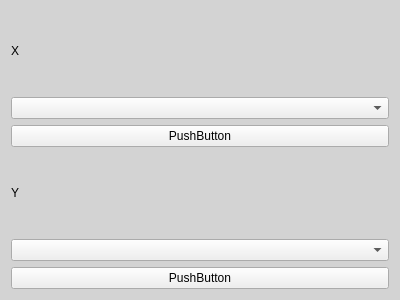
<?xml version="1.0" encoding="UTF-8"?>
<ui version="4.0">
 <class>Form</class>
 <widget class="QWidget" name="Form">
  <property name="geometry">
   <rect>
    <x>0</x>
    <y>0</y>
    <width>400</width>
    <height>300</height>
   </rect>
  </property>
  <property name="windowTitle">
   <string>Form</string>
  </property>
  <property name="styleSheet">
   <string notr="true">background-color: lightgray;</string>
  </property>
  <layout class="QGridLayout" name="gridLayout">
   <item row="1" column="0">
    <layout class="QVBoxLayout" name="verticalLayout">
     <item>
      <widget class="QLabel" name="x_label">
       <property name="text">
        <string>X</string>
       </property>
      </widget>
     </item>
     <item>
      <widget class="QComboBox" name="x_cb">
       <property name="styleSheet">
        <string notr="true">background-color: Pale gray;</string>
       </property>
      </widget>
     </item>
     <item>
      <widget class="QPushButton" name="x_file_button">
       <property name="styleSheet">
        <string notr="true">background-color: Pale gray;</string>
       </property>
       <property name="text">
        <string>PushButton</string>
       </property>
      </widget>
     </item>
     <item>
      <widget class="QLabel" name="y_label">
       <property name="text">
        <string>Y</string>
       </property>
      </widget>
     </item>
     <item>
      <widget class="QComboBox" name="y_cb">
       <property name="styleSheet">
        <string notr="true">background-color: Pale gray;</string>
       </property>
      </widget>
     </item>
     <item>
      <widget class="QPushButton" name="y_file_button">
       <property name="styleSheet">
        <string notr="true">background-color: Pale gray;</string>
       </property>
       <property name="text">
        <string>PushButton</string>
       </property>
      </widget>
     </item>
    </layout>
   </item>
  </layout>
 </widget>
 <resources/>
 <connections/>
</ui>
